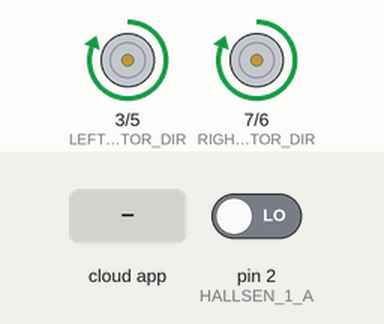
This sketch was run on a simulated Arduino Uno, built with avr-gcc and run on an emulated ATmega328P. On the bench: direction and speed pins drawn as motors (green arrow = direction pin HIGH = forward, orange = LOW = backward, longer = more drive). The test bench sets the inputs (shaded band); at power-on: pin 2 (HALLSEN_1_A) LOW. The ROS host is connected and sends only what is stated.

Above: at 1.2 s.
1.3 s: the phone or cloud app sets command to left
At 2.7 s:
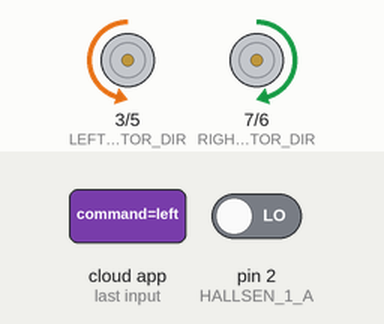
At 9.5 s:
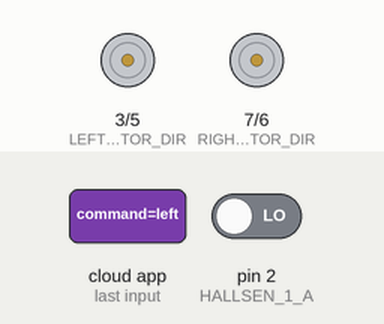
Timing chart, 0 to 19.8 s (numbered marks = the images above; inputs shaded):
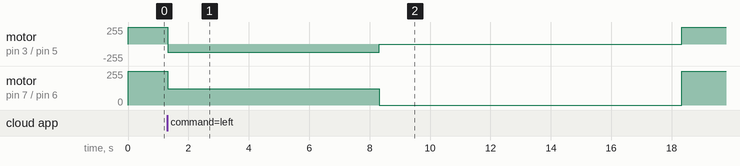

Measured:
- after the input at 1.3 s, motor on pin 3 (LEFT_MOTOR_DIR) / pin 5 (LEFT_MOTOR_PWM): forward 255/255 → backward 121/255 at once, → stopped 7.0 s later, → forward 255/255 10.0 s later; motor on pin 7 (RIGHT_MOTOR_DIR) / pin 6 (RIGHT_MOTOR_PWM): forward 255/255 → forward 121/255 at once, → stopped 7.0 s later, → forward 255/255 10.0 s later

The sketch:

encoder_turn_jan23.ino
```cpp
#include <ros.h>
#include <std_msgs/String.h>
#include <std_msgs/Int16.h>

// Function prototype
void commandCallback(const std_msgs::String& msg);

// Motor driver pins
const int LEFT_MOTOR_PWM = 5;
const int LEFT_MOTOR_DIR = 3;
const int RIGHT_MOTOR_PWM = 6;
const int RIGHT_MOTOR_DIR = 7;

// Encoder pins for motor 1
#define HALLSEN_1_A 2
#define HALLSEN_1_B 4

// Encoder pins for motor 2
#define HALLSEN_2_A 3
#define HALLSEN_2_B 5

// Parameters
const int MAX_PWM = 255;         // Maximum PWM value
const float MAX_LINEAR_VEL = 1.0;   // Max linear velocity in m/s
const float MAX_ANGULAR_VEL = 1.0;  // Max angular velocity in rad/s
const float WHEEL_BASE = 0.95;      // Distance between wheels in meters

// Encoder values
volatile long encoderValue_1 = 0;
volatile long encoderValue_2 = 0;
std_msgs::Int16 right_wheel_tick_count;
std_msgs::Int16 left_wheel_tick_count;

// ROS NodeHandle
ros::NodeHandle nh;

// ROS Publishers
ros::Publisher rightPub("right_ticks", &right_wheel_tick_count);
ros::Publisher leftPub("left_ticks", &left_wheel_tick_count);

// ROS Subscriber
ros::Subscriber<std_msgs::String> command_sub("command", commandCallback);

String current_command = "";

// Callback for receiving commands
void commandCallback(const std_msgs::String& msg)
{
  current_command = msg.data;
}

// Interrupts for encoders
void updateEncoder_1()
{
  encoderValue_1++;
}

void updateEncoder_2()
{
  encoderValue_2++;
}

// Function to compute PWM and direction
void computeMotorCommands(float linear, float angular, int& left_pwm, int& right_pwm, int& left_dir, int& right_dir)
{
  float left_speed = linear - (angular * WHEEL_BASE / 2.0);
  float right_speed = linear + (angular * WHEEL_BASE / 2.0);

  // Normalize speeds to PWM values
  left_pwm = constrain(abs(left_speed) / MAX_LINEAR_VEL * MAX_PWM, 0, MAX_PWM);
  right_pwm = constrain(abs(right_speed) / MAX_LINEAR_VEL * MAX_PWM, 0, MAX_PWM);

  // Determine directions
  left_dir = left_speed >= 0 ? HIGH : LOW;
  right_dir = right_speed >= 0 ? HIGH : LOW;
}

// Function to control the motors
void controlMotors(int left_pwm, int left_dir, int right_pwm, int right_dir)
{
  digitalWrite(LEFT_MOTOR_DIR, left_dir);
  analogWrite(LEFT_MOTOR_PWM, left_pwm);

  digitalWrite(RIGHT_MOTOR_DIR, right_dir);
  analogWrite(RIGHT_MOTOR_PWM, right_pwm);
}

// Publish encoder ticks
void publishEncoderTicks()
{
  left_wheel_tick_count.data = encoderValue_1;
  right_wheel_tick_count.data = encoderValue_2;

  leftPub.publish(&left_wheel_tick_count);
  rightPub.publish(&right_wheel_tick_count);
}

// Turn left
void turnLeft()
{
  int left_pwm, right_pwm, left_dir, right_dir;
  computeMotorCommands(0, MAX_ANGULAR_VEL, left_pwm, right_pwm, left_dir, right_dir);

  unsigned long start_time = millis();
  while (millis() - start_time < 7000) // Turn for 7 seconds
  {
    controlMotors(left_pwm, left_dir, right_pwm, right_dir);
    publishEncoderTicks();
    nh.spinOnce();
    delay(10);
  }

  controlMotors(0, LOW, 0, LOW);  // Stop motors
  delay(10000);  // Pause for 10 seconds
}

// Turn right
void turnRight()
{
  int left_pwm, right_pwm, left_dir, right_dir;
  computeMotorCommands(0, -MAX_ANGULAR_VEL, left_pwm, right_pwm, left_dir, right_dir);

  unsigned long start_time = millis();
  while (millis() - start_time < 7000) // Turn for 7 seconds
  {
    controlMotors(left_pwm, left_dir, right_pwm, right_dir);
    publishEncoderTicks();
    nh.spinOnce();
    delay(10);
  }

  controlMotors(0, LOW, 0, LOW);  // Stop motors
  delay(10000);  // Pause for 10 seconds
}

void moveStraight()
{
  int left_pwm, right_pwm, left_dir, right_dir;
  computeMotorCommands(MAX_LINEAR_VEL, 0, left_pwm, right_pwm, left_dir, right_dir);
  controlMotors(left_pwm, left_dir, right_pwm, right_dir);
}

void stopMotors()
{
  controlMotors(0, LOW, 0, LOW);  // Stop all motors
}

void setup()
{
  // Initialize motor driver pins
  pinMode(LEFT_MOTOR_PWM, OUTPUT);
  pinMode(LEFT_MOTOR_DIR, OUTPUT);
  pinMode(RIGHT_MOTOR_PWM, OUTPUT);
  pinMode(RIGHT_MOTOR_DIR, OUTPUT);

  // Initialize encoders
  attachInterrupt(digitalPinToInterrupt(HALLSEN_1_A), updateEncoder_1, CHANGE);
  attachInterrupt(digitalPinToInterrupt(HALLSEN_2_A), updateEncoder_2, CHANGE);

  // Initialize ROS node
  nh.initNode();
  nh.advertise(rightPub);
  nh.advertise(leftPub);
  nh.subscribe(command_sub);
}

void loop()
{
  moveStraight(); // Default motion

  if (current_command == "left")
  {
    turnLeft();
    current_command = "";  // Reset command after execution
  }
  else if (current_command == "right")
  {
    turnRight();
    current_command = "";
  }
  else if (current_command == "orange_cone_detected")
  {
    stopMotors();
    current_command = "";
  }

  // Spin ROS node
  nh.spinOnce();
  delay(10);
}
```
